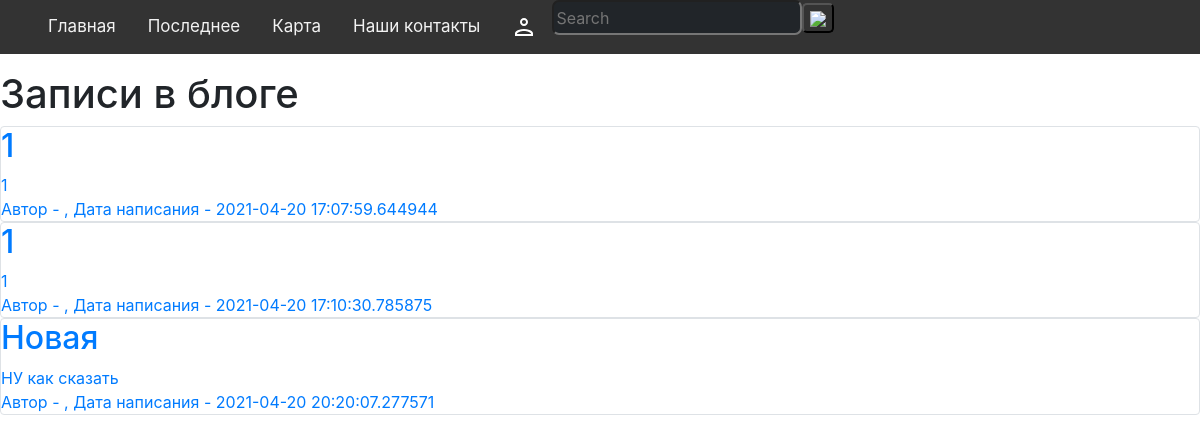
Before: /crimes with the older database file.
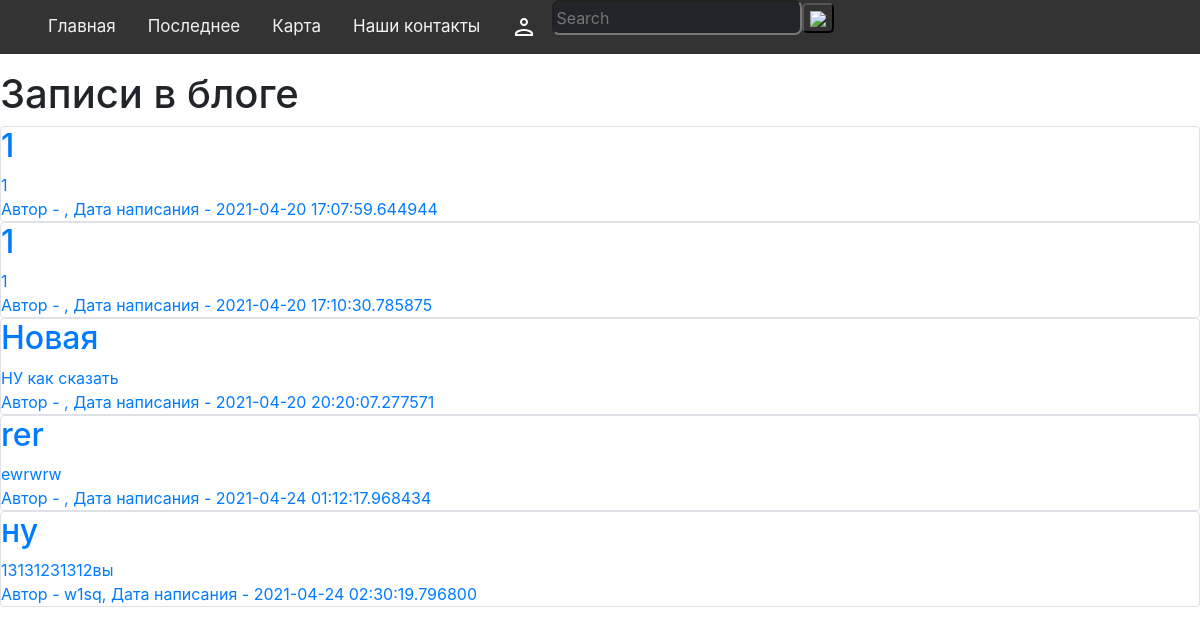
After: the same page with the newer database file.
### data/crimes.py (models this page shows)
class Crimes(SqlAlchemyBase):
    __tablename__ = "crimes"
    id = sqlalchemy.Column(sqlalchemy.Integer, primary_key=True, autoincrement=True)
    kind = sqlalchemy.Column(sqlalchemy.String, nullable=True)
    title = sqlalchemy.Column(sqlalchemy.String, nullable=True)
    adress = sqlalchemy.Column(sqlalchemy.String, nullable=True)
    content = sqlalchemy.Column(sqlalchemy.String, nullable=True)
    created_date = sqlalchemy.Column(sqlalchemy.DateTime, default=datetime.datetime.now)
    user_id = sqlalchemy.Column(sqlalchemy.Integer, sqlalchemy.ForeignKey("users.id"))
    user = orm.relation("User")

### data/users.py (models this page shows, shortened)
class User(SqlAlchemyBase):
    __tablename__ = 'users'
    id = sqlalchemy.Column(sqlalchemy.Integer,
                           primary_key=True, autoincrement=True)
    name = sqlalchemy.Column(sqlalchemy.String, nullable=True)
    email = sqlalchemy.Column(
        sqlalchemy.String, index=True, unique=True, nullable=True)
    hashed_password = sqlalchemy.Column(sqlalchemy.String, nullable=True)
    created_date = sqlalchemy.Column(
        sqlalchemy.DateTime, default=datetime.datetime.now)
    news = orm.relation("Crimes", back_populates='user')

### app.py (the view)
@app.route("/crimes")
def listofcrimes():
    db_sess = db_session.create_session()
    crimes = db_sess.query(Crimes).all()
    return render_template("listofcrimes.html", login=logged, crimes=crimes)

### data/db_session.py (called while the page is built)
def create_session() -> Session:
    global __factory
    return __factory()

### templates/listofcrimes.html (shortened to what this page needs)
{% extends 'base.html' %}
{% block content %}
<h1>Записи в блоге</h1>
{% for item in crimes %}
<a href="/crimes/{{item.id}}">
    <div class="col-md6 border rounded">
        <h2>{{item.title}}</h2>
        <div>
            {{item.content}}
        </div>
        <div>
            Автор - {{item.user.name}}, Дата написания - {{item.created_date}}
        </div>
    </div>
</a>
{% endfor %}
{% endblock %}

### templates/base.html (shortened to what this page needs)
<!DOCTYPE html>
<html lang="en">
<head>
    <link type="text/css" href="{{ url_for('static', filename='css/main.css') }}" rel="stylesheet">
    <link type="text/css" href="{{ url_for('static', filename='css/nav_bar.css') }}" rel="stylesheet">
    <link type="text/css" href="{{ url_for('static', filename='css/contact.css') }}" rel="stylesheet">
    <link rel="stylesheet" href="https://cdn.jsdelivr.net/npm/bootstrap@5.0.0-beta1/dist/css/bootstrap.min.css"
>
    <link rel="stylesheet" href="https://maxcdn.bootstrapcdn.com/bootstrap/4.0.0/css/bootstrap.min.css"
>
</head>
<body>
    {%- block mainmenu -%}
    <ul class="navigation">
        <a href="/">Главная</a>
        <a href="/crimes">Последнее</a>
        <a href="map">Карта</a>
        <a href="contact"> Наши контакты </a>
        {% if login %}
        <a href="profile" class="login"><svg xmlns="http://www.w3.org/2000/svg" x="0px" y="0px" width="24" height="24"
                viewBox="0 0 172 172" style=" fill:#000000;">
                <g fill="none" fill-rule="nonzero" stroke="none" stroke-width="1" stroke-linecap="butt"
                    stroke-linejoin="miter" stroke-miterlimit="10" stroke-dasharray="" stroke-dashoffset="0"
                    font-family="none" font-weight="none" font-size="none" text-anchor="none"
                    style="mix-blend-mode: normal">
                    <path d="M0,172v-172h172v172z" fill="none"></path>
                    <g fill="#ffffff">
                        <path
                            d="M86,21.5c-15.83216,0 -28.66667,12.8345 -28.66667,28.66667c0,15.83216 12.8345,28.66667 28.66667,28.66667c15.83216,0 28.66667,-12.8345 28.66667,-28.66667c0,-15.83216 -12.8345,-28.66667 -28.66667,-28.66667zM86,100.33333c-21.52867,0 -64.5,10.80733 -64.5,32.25v17.91667h129v-17.91667c0,-21.44267 -42.97133,-32.25 -64.5,-32.25z">
                        </path>
                    </g>
                </g>
            </svg></a>
        {% else %}
        <a href="login" class="login"></a>
        {% endif %}
        <form> <input type="text" id="search" name="search" placeholder="Search" class="search"><button
                class="search-btn"><img src="https://img.icons8.com/android/24/000000/search.png" /></button></form>
    </ul>
    {% endblock mainmenu %}
    {% block content -%}
    {% endblock -%}
</body>
</html>

### static/css/nav_bar.css (style rules this page uses)
.navigation { background-color: #333; overflow: hidden; }
.navigation a { float: left; color: #f2f2f2; text-align: center; padding: 14px 16px; text-decoration: none; font-size: 17px; }
.login { float: right; }
.search { background-color: #212529; border-radius: 7px; width: 250px; height: 35px; }
.search-btn { background-color: #333; border-radius: 5px; }

Changed rows visible on the page:
added Crimes: title "rer", content "ewrwrw", created_date "2021-04-24 01:12:17.968434"
added Crimes: title "ну", content "13131231312вы", user.name "w1sq", created_date "2021-04-24 02:30:19.796800"
